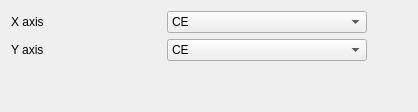
        <widget class="QWidget" name="tab_9">
         <attribute name="title">
          <string>Output Parameter</string>
         </attribute>
         <layout class="QHBoxLayout" name="horizontalLayout_12">
          <item>
           <layout class="QGridLayout" name="gridLayout_15">
            <item row="0" column="1">
             <widget class="QComboBox" name="outputXCombo">
              <property name="minimumSize">
               <size>
                <width>200</width>
                <height>0</height>
               </size>
              </property>
              <property name="currentText">
               <string>CE</string>
              </property>
              <item>
               <property name="text">
                <string>CE</string>
               </property>
              </item>
              <item>
               <property name="text">
                <string>RE1</string>
               </property>
              </item>
              <item>
               <property name="text">
                <string>RE2</string>
               </property>
              </item>
              <item>
               <property name="text">
                <string>∆RE</string>
               </property>
              </item>
              <item>
               <property name="text">
                <string>∆RE-Bi</string>
               </property>
              </item>
              <item>
               <property name="text">
                <string>I</string>
               </property>
              </item>
              <item>
               <property name="text">
                <string>I-Bi</string>
               </property>
              </item>
              <item>
               <property name="text">
                <string>δ∆RE/δI</string>
               </property>
              </item>
              <item>
               <property name="text">
                <string>δI/δ∆RE</string>
               </property>
              </item>
              <item>
               <property name="text">
                <string>POL</string>
               </property>
              </item>
              <item>
               <property name="text">
                <string>∑POL</string>
               </property>
              </item>
              <item>
               <property name="text">
                <string>DVM</string>
               </property>
              </item>
             </widget>
            </item>
            <item row="1" column="0">
             <widget class="QLabel" name="labelResource_74">
              <property name="minimumSize">
               <size>
                <width>150</width>
                <height>0</height>
               </size>
              </property>
              <property name="text">
               <string>Y axis</string>
              </property>
             </widget>
            </item>
            <item row="5" column="1">
             <spacer name="verticalSpacer_14">
              <property name="sizeHint" stdset="0">
               <size>
                <width>20</width>
                <height>40</height>
               </size>
              </property>
             </spacer>
            </item>
            <item row="0" column="0">
             <widget class="QLabel" name="labelResource_75">
              <property name="minimumSize">
               <size>
                <width>150</width>
                <height>0</height>
               </size>
              </property>
              <property name="text">
               <string>X axis</string>
              </property>
             </widget>
            </item>
            <item row="1" column="1">
             <widget class="QComboBox" name="outputYCombo">
              <property name="minimumSize">
               <size>
                <width>200</width>
                <height>0</height>
               </size>
              </property>
              <property name="currentText">
               <string>CE</string>
              </property>
              <item>
               <property name="text">
                <string>CE</string>
               </property>
              </item>
              <item>
               <property name="text">
                <string>RE1</string>
               </property>
              </item>
              <item>
               <property name="text">
                <string>RE2</string>
               </property>
              </item>
              <item>
               <property name="text">
                <string>∆RE</string>
               </property>
              </item>
              <item>
               <property name="text">
                <string>∆RE-Bi</string>
               </property>
              </item>
              <item>
               <property name="text">
                <string>I</string>
               </property>
              </item>
              <item>
               <property name="text">
                <string>I-Bi</string>
               </property>
              </item>
              <item>
               <property name="text">
                <string>δ∆RE/δI</string>
               </property>
              </item>
              <item>
               <property name="text">
                <string>δI/δ∆RE</string>
               </property>
              </item>
              <item>
               <property name="text">
                <string>POL</string>
               </property>
              </item>
              <item>
               <property name="text">
                <string>∑POL</string>
               </property>
              </item>
              <item>
               <property name="text">
                <string>DVM</string>
               </property>
              </item>
             </widget>
            </item>
           </layout>
          </item>
          <item>
           <spacer name="horizontalSpacer_9">
            <property name="orientation">
             <enum>Qt::Horizontal</enum>
            </property>
            <property name="sizeHint" stdset="0">
             <size>
              <width>40</width>
              <height>20</height>
             </size>
            </property>
           </spacer>
          </item>
         </layout>
        </widget>
